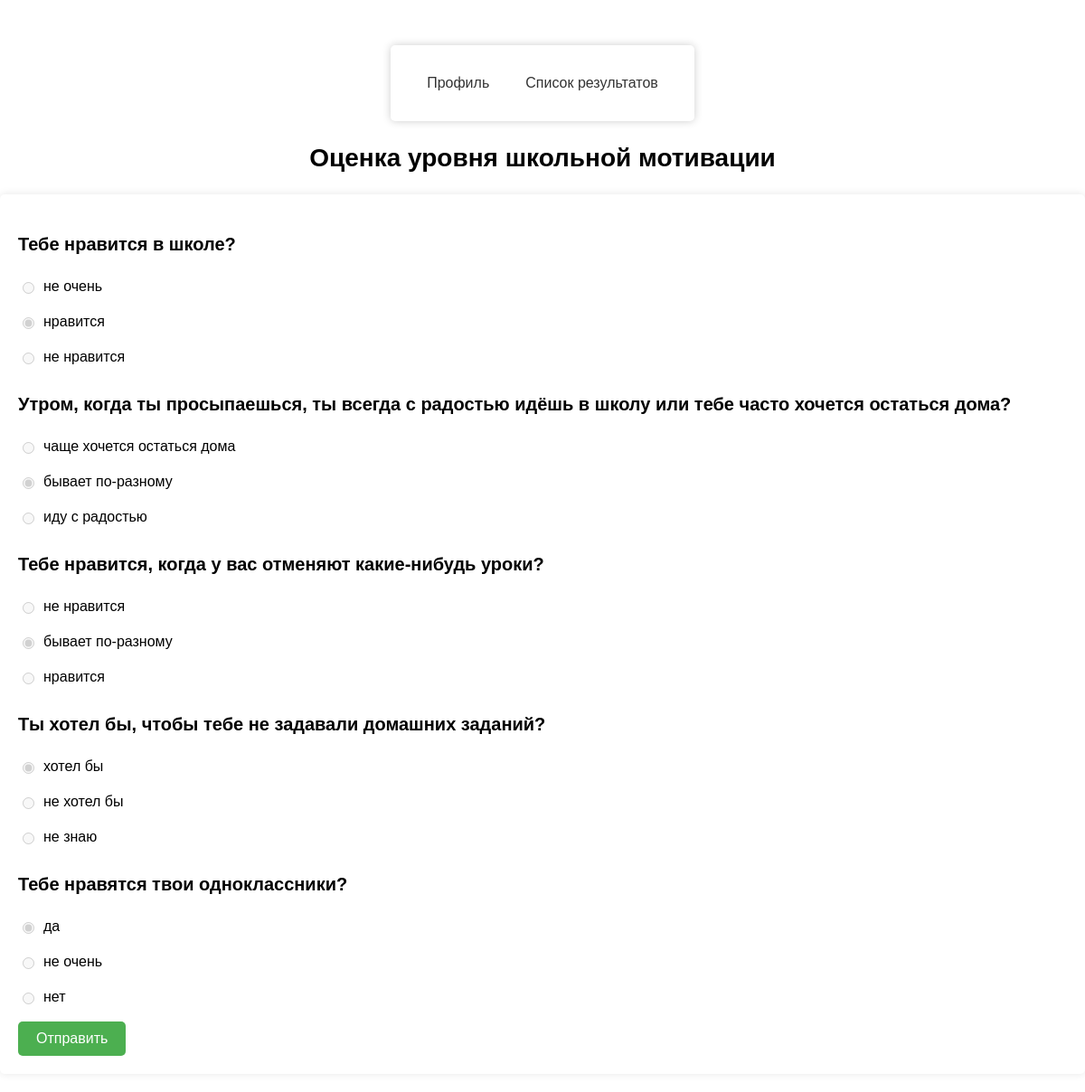
Page /src/polls/poll_response.php?poll_id=167&date=2023-06-16 22:59:37&user_id=61 (signed in) on the committed database.
### tables this page shows
CREATE TABLE `polls` (
  `id` int(11) NOT NULL,
  `title` varchar(255) NOT NULL
);

CREATE TABLE `questions` (
  `id` int(11) NOT NULL,
  `poll_id` int(11) NOT NULL,
  `question` varchar(16000) NOT NULL,
  `answer_type` enum('scale','single_choice','multiple_choice','open_answer') NOT NULL
);

CREATE TABLE `answers` (
  `id` int(11) NOT NULL,
  `question_id` int(11) NOT NULL,
  `answer` varchar(255) NOT NULL,
  `points` int(1) NOT NULL DEFAULT 0
);

### src/polls/poll_response.php (the view, shortened to what this page needs)
<?php
require_once $_SERVER['DOCUMENT_ROOT']."/src/common/functions.php";
if (isset($_GET['poll_id'])) {
    $poll_id = $_GET['poll_id'];
} else {
    $poll_id = null;
}
if (isset($_GET['date'])) {
    $date = $_GET['date'];
} else {
    $date = null;
}
if (isset($_GET['user_id'])) {
    $user_id = $_GET['user_id'];
} else {
    $user_id = null;
}
if ($poll_id !== null && $date !== null && $user_id !== null) {
    $pdo = connect();
    $poll_id = $_GET['poll_id'];
    $date = $_GET['date'];
    $sql = "SELECT id, title  FROM polls WHERE id = :poll_id";
    $stmt = $pdo->prepare($sql);
    $stmt->bindValue(':poll_id', $poll_id);
    $stmt->execute();
    $poll = $stmt->fetch();
    $sql = "SELECT id, question, answer_type FROM questions WHERE poll_id = :poll_id";
    $stmt = $pdo->prepare($sql);
    $stmt->bindValue(':poll_id', $poll_id);
    $stmt->execute();
    $questions = $stmt->fetchAll();
}
?>
<!DOCTYPE html>
<html>
<head>
</head>
<body>
<div class="wrapper">
    <main>
        <nav>
            <ul>
                <li><?php echo (profile()); ?></li>
                <li><a href="poll_attempts.php">Список результатов</a></li>
            </ul>
        </nav>
    </main>
    <div class="poll_title">
        <h1><?php
            if (isset($poll['title'])) {
                echo($poll['title']);
            }
            ?></h1>
    </div>
    <form method="POST">
        <?php
        if (isset($questions)) {
            foreach ($questions as $question):
                ?>
                <div class="question">
                    <h3><?php echo $question['question']; ?></h3>
                </div>
                <?php
                $sql = "SELECT id, answer FROM answers WHERE question_id = :question_id";
                $stmt = $pdo->prepare($sql);
                $stmt->bindValue(':question_id', $question['id']);
                $stmt->execute();
                $answers = $stmt->fetchAll();
                $sql = "SELECT * FROM poll_responses WHERE question_id = :question_id AND date = :date AND id_user = :id_user";
                $stmt = $pdo->prepare($sql);
                $stmt->bindValue(':question_id', $question['id']);
                $stmt->bindValue(':date', $date);
                $stmt->bindValue(':id_user', $_GET['user_id']);
                $stmt->execute();
                $used_answers = $stmt->fetchAll();
                ?><?php
                if ($question['answer_type'] === 'single_choice') {
                    foreach ($answers as $answer) {
                        $checked = '';
                        foreach ($used_answers as $used_answer) {
                            if ($used_answer['answer_id'] === $answer['id']) {
                                $checked = 'checked';
                            }
                        }
                        ?>
                        <div class="variants">
                            <label>
                                <input type="radio" name="answers[<?php echo $question['id']; ?>]"
                                       value="<?php echo $answer['id']; ?>" disabled <?php echo $checked; ?>>
                                <?php echo $answer['answer']; ?>
                            </label>
                        </div>
                        <?php
                    }
                } ?>
            <?php endforeach; ?>
        <?php } ?>
        <div class="poll_submit">
            <input type="submit" value="Отправить">
        </div>
</div>
</body>
</html>

### src/polls/poll_response.php (style rules this page uses)
body { margin: 0; font-family: Arial, sans-serif; font-size: 16px; line-height: 1.5; }
.wrapper { max-width: 1200px; margin: 0 auto 20px; }
.poll_title { margin-top: 20px; text-align: center; }
h1 { font-size: 28px; font-weight: bold; }
form { background-color: #fff; padding: 20px; border-radius: 5px; box-shadow: 0 0 10px rgba(0, 0, 0, 0.1); display: flex; flex-direction: column; }
h3 { font-size: 20px; font-weight: bold; margin-bottom: 10px; }
.variants { margin-top: 10px; display: flex; flex-direction: column; width: 100%; }
label { display: flex; align-items: center; margin-bottom: 5px; }
input[type="radio"], input[type="checkbox"] { margin-right: 10px; margin-top: 3px; }
input[type="submit"] { background-color: #4CAF50; color: #fff; border: none; padding: 10px 20px; border-radius: 5px; font-size: 16px; cursor: pointer; transition: background-color 0.2s ease-in-out; text-align: center; margin-top: 10px; }
main { display: flex; justify-content: center; align-items: center; margin-top: 50px; }
nav { background-color: #fff; border-radius: 5px; box-shadow: 0 0 10px rgba(0, 0, 0, 0.2); padding:20px; }
nav ul { display: flex; flex-wrap: wrap; justify-content: center; list-style: none; margin: 0; padding: 0; }
nav li { margin: 10px; }
nav a { color: #333; text-decoration: none; padding: 10px; border-radius: 5px; transition: background-color 0.3s ease; }

### rows in the picture
polls: title "Оценка уровня школьной мотивации"
questions: question "Тебе нравится в школе?"
answers: answer "не очень"
answers: answer "нравится"
answers: answer "не нравится"
questions: question "Утром, когда ты просыпаешься, ты всегда с радостью идёшь в школу или тебе часто хочется остаться дома?"
answers: answer "чаще хочется остаться дома"
answers: answer "бывает по-разному"
answers: answer "иду с радостью"
questions: question "Тебе нравится, когда у вас отменяют какие-нибудь уроки?"
answers: answer "не нравится"
answers: answer "бывает по-разному"
answers: answer "нравится"
questions: question "Ты хотел бы, чтобы тебе не задавали домашних заданий?"
answers: answer "хотел бы"
answers: answer "не хотел бы"
answers: answer "не знаю"
questions: question "Тебе нравятся твои одноклассники?"
answers: answer "да"
answers: answer "не очень"
answers: answer "нет"
